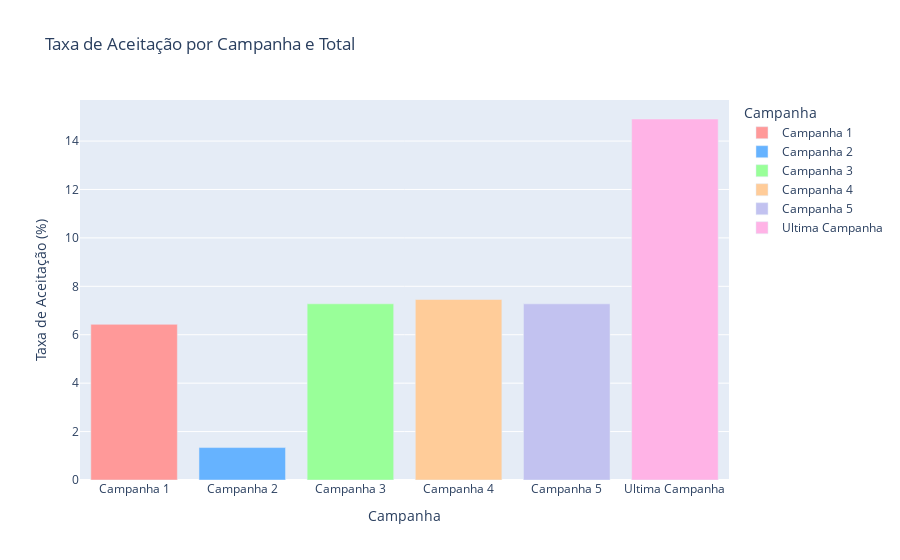

The notebook cell saved with this chart:
### Code cell
fig = px.bar(df_taxas, x='Campanha', y='Taxa_Aceitacao', 
             title="Taxa de Aceitação por Campanha e Total",
             labels={'Taxa_Aceitacao': 'Taxa de Aceitação (%)'},
             color='Campanha', 
             color_discrete_sequence=['#ff9999','#66b3ff','#99ff99','#ffcc99','#c2c2f0','#ffb3e6','#ff6666'])

fig.show()

### Figure 1 — Plotly figure (JSON) as saved in the notebook; plotly's stock layout.template omitted (floating-point values rounded to 4 significant figures)
{"data": [{"alignmentgroup": "True", "hovertemplate": "Campanha=%{x}<br>Taxa de Aceitação (%)=%{y}<extra></extra>", "legendgroup": "Campanha 1", "marker": {"color": "#ff9999", "pattern": {"shape": ""}}, "name": "Campanha 1", "offsetgroup": "Campanha 1", "orientation": "v", "showlegend": true, "textposition": "auto", "type": "bar", "x": ["Campanha 1"], "xaxis": "x", "y": [6.429], "yaxis": "y"}, {"alignmentgroup": "True", "hovertemplate": "Campanha=%{x}<br>Taxa de Aceitação (%)=%{y}<extra></extra>", "legendgroup": "Campanha 2", "marker": {"color": "#66b3ff", "pattern": {"shape": ""}}, "name": "Campanha 2", "offsetgroup": "Campanha 2", "orientation": "v", "showlegend": true, "textposition": "auto", "type": "bar", "x": ["Campanha 2"], "xaxis": "x", "y": [1.339], "yaxis": "y"}, {"alignmentgroup": "True", "hovertemplate": "Campanha=%{x}<br>Taxa de Aceitação (%)=%{y}<extra></extra>", "legendgroup": "Campanha 3", "marker": {"color": "#99ff99", "pattern": {"shape": ""}}, "name": "Campanha 3", "offsetgroup": "Campanha 3", "orientation": "v", "showlegend": true, "textposition": "auto", "type": "bar", "x": ["Campanha 3"], "xaxis": "x", "y": [7.277], "yaxis": "y"}, {"alignmentgroup": "True", "hovertemplate": "Campanha=%{x}<br>Taxa de Aceitação (%)=%{y}<extra></extra>", "legendgroup": "Campanha 4", "marker": {"color": "#ffcc99", "pattern": {"shape": ""}}, "name": "Campanha 4", "offsetgroup": "Campanha 4", "orientation": "v", "showlegend": true, "textposition": "auto", "type": "bar", "x": ["Campanha 4"], "xaxis": "x", "y": [7.455], "yaxis": "y"}, {"alignmentgroup": "True", "hovertemplate": "Campanha=%{x}<br>Taxa de Aceitação (%)=%{y}<extra></extra>", "legendgroup": "Campanha 5", "marker": {"color": "#c2c2f0", "pattern": {"shape": ""}}, "name": "Campanha 5", "offsetgroup": "Campanha 5", "orientation": "v", "showlegend": true, "textposition": "auto", "type": "bar", "x": ["Campanha 5"], "xaxis": "x", "y": [7.277], "yaxis": "y"}, {"alignmentgroup": "True", "hovertemplate": "Campanha=%{x}<br>Taxa de Aceitação (%)=%{y}<extra></extra>", "legendgroup": "Ultima Campanha", "marker": {"color": "#ffb3e6", "pattern": {"shape": ""}}, "name": "Ultima Campanha", "offsetgroup": "Ultima Campanha", "orientation": "v", "showlegend": true, "textposition": "auto", "type": "bar", "x": ["Ultima Campanha"], "xaxis": "x", "y": [14.91], "yaxis": "y"}], "layout": {"barmode": "relative", "legend": {"title": {"text": "Campanha"}, "tracegroupgap": 0}, "title": {"text": "Taxa de Aceitação por Campanha e Total"}, "xaxis": {"anchor": "y", "categoryarray": ["Campanha 1", "Campanha 2", "Campanha 3", "Campanha 4", "Campanha 5", "Ultima Campanha"], "categoryorder": "array", "domain": [0, 1], "title": {"text": "Campanha"}}, "yaxis": {"anchor": "x", "domain": [0, 1], "title": {"text": "Taxa de Aceitação (%)"}}}}
